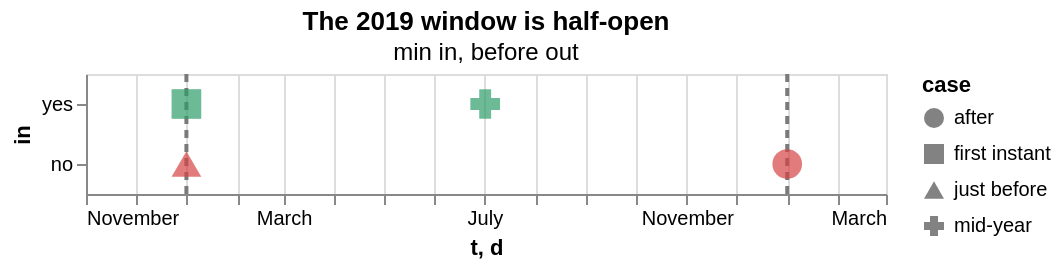

Write a Vega-Lite specification for this figure.
### Vega-Lite specification from a JSON file in a GitHub repository (floating-point values rounded to 4 significant figures)
{"title": {"text": "The 2019 window is half-open", "subtitle": "min in, before out"}, "width": 400, "height": 60, "layer": [{"data": {"values": [{"t": "2019-01-01T00:00:00Z"}, {"t": "2020-01-01T00:00:00Z"}]}, "mark": {"type": "rule", "strokeDash": [4, 3], "strokeWidth": 2}, "encoding": {"x": {"field": "t", "type": "temporal"}, "color": {"value": "#7a7a7a"}}}, {"data": {"values": [{"case": "just before", "d": "2018-12-31T23:59:59Z", "in": "no"}, {"case": "first instant", "d": "2019-01-01T00:00:00Z", "in": "yes"}, {"case": "mid-year", "d": "2019-07-01T12:00:00Z", "in": "yes"}, {"case": "after", "d": "2020-01-01T00:00:00Z", "in": "no"}]}, "mark": {"type": "point", "filled": true, "size": 220}, "encoding": {"x": {"field": "d", "type": "temporal", "scale": {"domain": ["2018-11-01", "2020-03-01"]}}, "y": {"field": "in", "type": "nominal", "sort": ["yes", "no"]}, "color": {"field": "in", "type": "nominal", "scale": {"domain": ["yes", "no"], "range": ["#2e9e6a", "#d64545"]}, "legend": null}, "shape": {"field": "case", "type": "nominal", "title": "case"}}}]}
